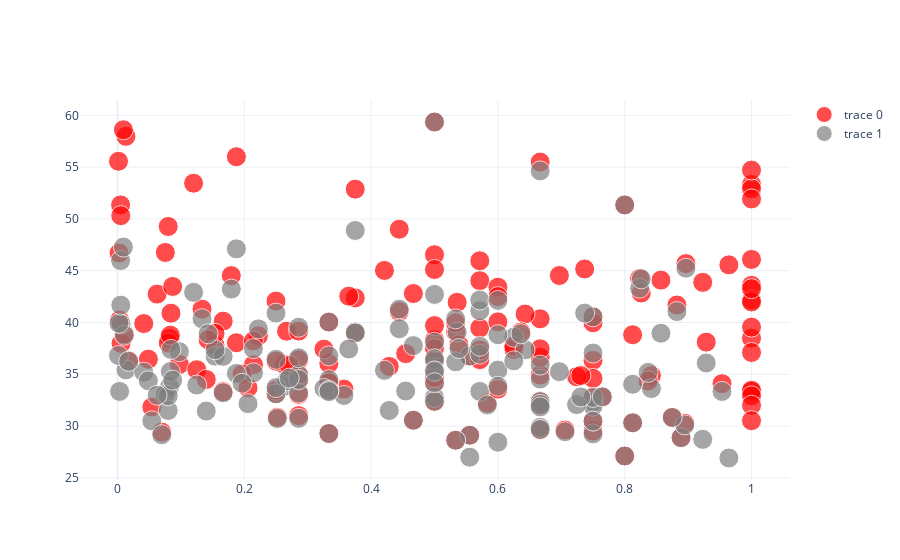

Notebook source saved alongside this figure:
### Code cell
fig = go.Figure()

tr_e = go.Scatter(
    x = df.fraction_enriched, y = df.mean_score_enriched,
    mode = 'markers', 
    marker = dict(
        color = "red", size = df.un_size, 
        sizeref = 3 * df.un_size.max(), 
        sizemin = 10
    )
)

tr_u = go.Scatter(
    x = df.fraction_enriched, y = df.mean_score_unenriched,
    mode = 'markers', 
    marker = dict(
        color = "grey", size = df.un_size, 
        sizeref = 3 * df.un_size.max(), 
        sizemin=10  
    )
)

fig.add_trace(tr_e)
fig.add_trace(tr_u)

fig

### Figure 1 — Plotly figure (JSON) as saved in the notebook; plotly's stock layout.template omitted (floating-point values rounded to 4 significant figures; data arrays with more than 128 entries replaced by an {"elided": "..."} marker saying what was removed)
{"data": [{"marker": {"color": "red", "size": {"elided": "162 int values"}, "sizemin": 10, "sizeref": 6534}, "mode": "markers", "type": "scatter", "x": {"elided": "162 float values"}, "y": {"elided": "162 float values"}}, {"marker": {"color": "grey", "size": {"elided": "162 int values"}, "sizemin": 10, "sizeref": 6534}, "mode": "markers", "type": "scatter", "x": {"elided": "162 float values"}, "y": {"elided": "162 float values"}}], "layout": {}}
